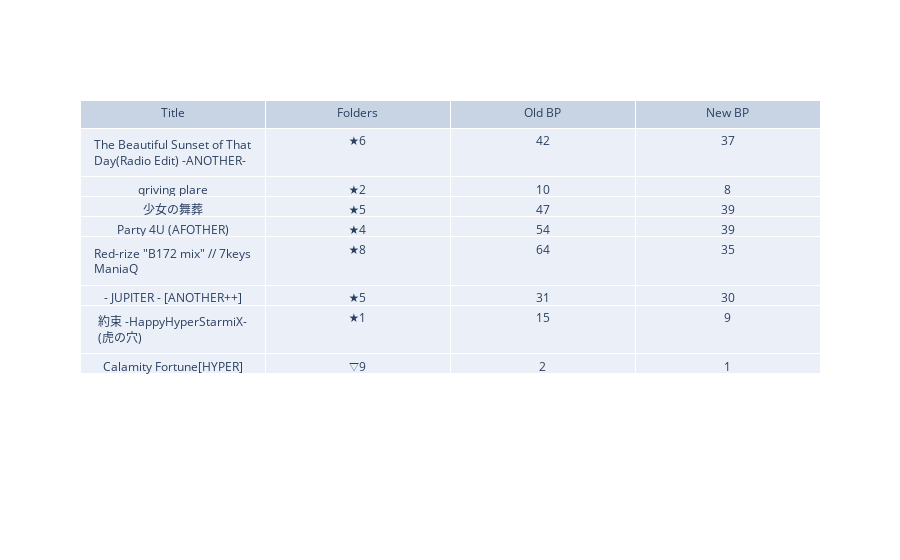

The notebook cell this image was saved under:
### Code cell
df = result.filter(result["minbp"] < result["oldminbp"])
go.Figure(data=[go.Table(
    header=dict(values=['Title', 'Folders', 'Old BP', "New BP"]),
    cells=dict(values=[df["title"], df["folder_name"], df["oldminbp"], df["minbp"]])
)])

### Figure 1 — Plotly figure (JSON) as saved in the notebook; plotly's stock layout.template omitted (floating-point values rounded to 4 significant figures)
{"data": [{"cells": {"values": [["The Beautiful Sunset of That Day(Radio Edit) -ANOTHER-", "qriving plare", "少女の舞葬", "Party 4U (AFOTHER)", "Red-rize \"B172 mix\" // 7keys ManiaQ", "- JUPITER - [ANOTHER++]", "約束 -HappyHyperStarmiX- (虎の穴)", "Calamity Fortune[HYPER]"], [["★6"], ["★2"], ["★5"], ["★4"], ["★8"], ["★5"], ["★1"], ["▽9"]], [42, 10, 47, 54, 64, 31, 15, 2], [37, 8, 39, 39, 35, 30, 9, 1]]}, "header": {"values": ["Title", "Folders", "Old BP", "New BP"]}, "type": "table"}], "layout": {}}
